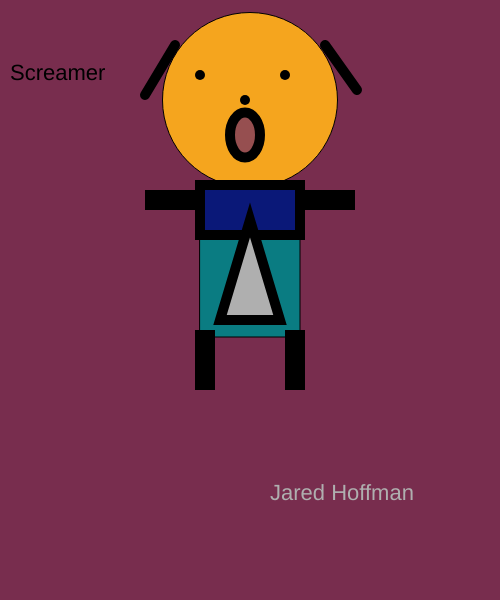
Frame 1 (no input)
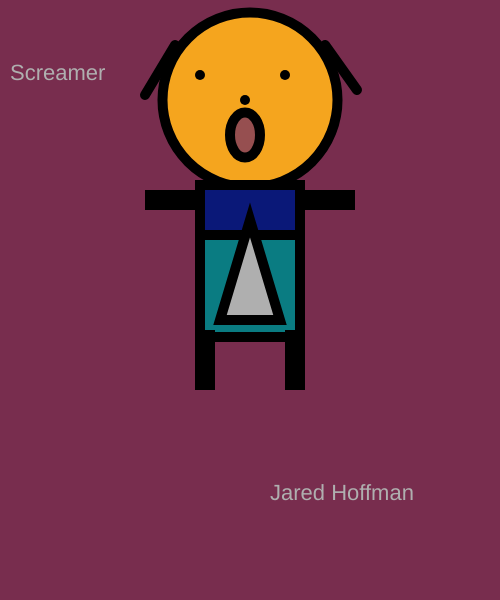
Frame 60 (no input)
Frame 120 (the mouse pressed at the canvas centre since frame 60): identical to frame 60, image omitted

The p5.js sketch that drew these frames (run headless with seeded random() and noise() and a simulated clock; from frame 60 on, the mouse is pressed at the canvas centre):

// p5.js sketch
// ── sketch.js

function setup()
{
    createCanvas(500, 600);
}

function draw()
{
    background(120,45,78);
    textSize(22);
    text("Screamer", 10,80);
    
    

    
    fill(245,165,30);
    circle(250,100,175);
    
    fill(10,124,130);
    rect(200,187,100,150);

    strokeWeight(10);
    fill(150, 79, 80);
    point(200,75);
    point(285,75);

    point(245,100);

    ellipse(245,135,30,45);

    line(145,95,175,45);
    line(325,45,357,90);

    fill(10,24,120);
    rect(200,185,100,50);

    fill(175);
    triangle(220,320,250,220,280,320);

    fill(10,25,120);
    rect(300,195,50,10);

    rect(150,195,50,10);

    rect(150,195,50,10);

    rect(200,335,10,50);

    rect(290,335,10,50);

    fill(175);
    textSize(22);
    text("Jared Hoffman", 270, 500);

}
